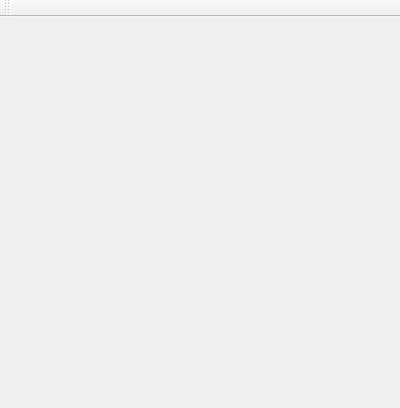
<?xml version="1.0" encoding="UTF-8"?>
<ui version="4.0">
 <class>MainWindow</class>
 <widget class="QMainWindow" name="MainWindow">
  <property name="geometry">
   <rect>
    <x>0</x>
    <y>0</y>
    <width>400</width>
    <height>408</height>
   </rect>
  </property>
  <property name="minimumSize">
   <size>
    <width>400</width>
    <height>0</height>
   </size>
  </property>
  <property name="windowTitle">
   <string>MainWindow</string>
  </property>
  <property name="styleSheet">
   <string notr="true"/>
  </property>
  <widget class="QWidget" name="centralWidget"/>
  <widget class="QMenuBar" name="menuBar">
   <property name="geometry">
    <rect>
     <x>0</x>
     <y>0</y>
     <width>400</width>
     <height>26</height>
    </rect>
   </property>
  </widget>
  <widget class="QToolBar" name="mainToolBar">
   <attribute name="toolBarArea">
    <enum>TopToolBarArea</enum>
   </attribute>
   <attribute name="toolBarBreak">
    <bool>false</bool>
   </attribute>
  </widget>
 </widget>
 <layoutdefault spacing="6" margin="11"/>
 <resources/>
 <connections/>
</ui>
